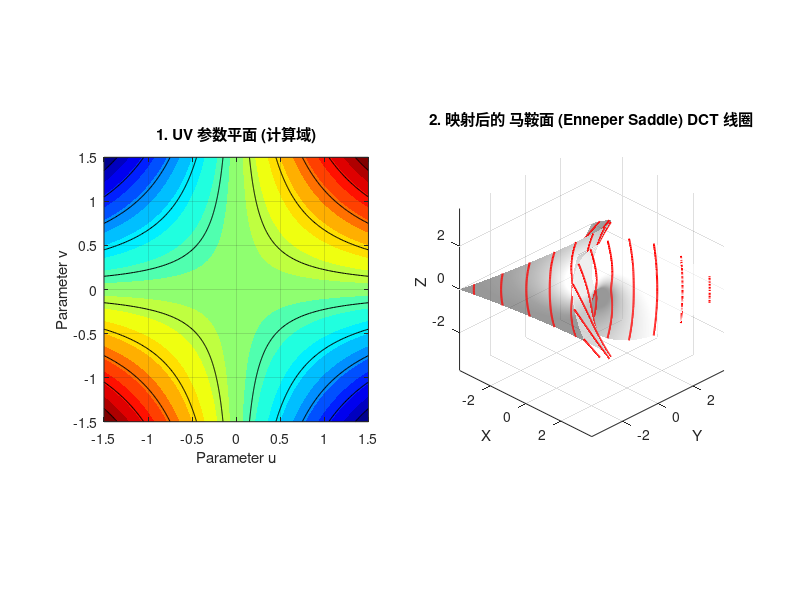

Recreate this plot in MATLAB.
% =========================================================================
% ManifoldDCT_Demo.m
% 基于黎曼流形保角映射的广义 DCT 磁体生成演示
% 支持：1. 螺旋面 (Helicoid) - 用于螺旋加速器/FFAG
%       2. 马鞍面 (Enneper)  - 用于复杂聚焦/偏转磁体
% =========================================================================

clear; clc; close all;

%% 1. 参数配置
% -------------------------------------------------------------------------
% 选择流形类型: 'Helicoid' (螺旋面) 或 'Enneper' (马鞍面)
Manifold_Type = 'Enneper'; 

% 磁场参数 (在 2D 展开平面上的定义)
m_pole = 2;          % 多极数 (2=Dipole场, 3=Quadrupole场...)
N_turns = 5;        % 匝数
Wire_Width = 0.05;   % 视觉上的线宽

% 网格精度
Nu = 100; Nv = 360;

%% 2. 构建保角参数空间 (Conformal UV Domain)
% -------------------------------------------------------------------------
% 这里的 (u, v) 是平直的二维平面，满足拉普拉斯方程
% 所有的物理场计算都在这个平面上完成

if strcmp(Manifold_Type, 'Helicoid')
    % 螺旋面参数范围
    u_range = linspace(-2, 2, Nu);   % 径向参数 (对应 sinh 变换)
    v_range = linspace(0, 2*pi, Nv); % 螺旋角度 (2圈)
    c_const = 10.0;                   % 螺旋节距参数
    
elseif strcmp(Manifold_Type, 'Enneper')
    % 马鞍面参数范围
    u_range = linspace(-1.5, 1.5, Nu);
    v_range = linspace(-1.5, 1.5, Nv);
    c_const = 1.0; % 缩放因子
end

[U, V] = meshgrid(u_range, v_range);

%% 3. 在 UV 平面上设计流函数 (Stream Function)
% -------------------------------------------------------------------------
% 在保角映射下，平直空间的正弦波映射到流形上即为测地线调制的余弦线圈

% 定义流函数 Psi = cos(m*v + k*u) 
% v 对应角向，u 对应轴向/径向
if strcmp(Manifold_Type, 'Helicoid')
    % 螺旋面：沿着螺旋方向 v 进行调制
    Psi = cos(m_pole/2 * V) .* cos(pi * U / max(abs(u_range))); 
else
    % 马鞍面：生成双曲型线圈分布
    Psi = sin(m_pole * atan2(V, U)) .* (U.^2 + V.^2); 
    % 或者简单的波纹： Psi = cos(4*U) .* cos(4*V);
end

% 归一化流函数
Psi = Psi / max(abs(Psi(:)));

%% 4. 执行流形映射 (Mapping to 3D Manifold)
% -------------------------------------------------------------------------
% 关键步骤：将 (u, v) 映射到 (x, y, z)
% 必须保证度规 ds^2 = lambda^2 (du^2 + dv^2) 以维持保角性

X = zeros(size(U)); Y = zeros(size(U)); Z = zeros(size(U));

if strcmp(Manifold_Type, 'Helicoid')
    % --- 螺旋面保角参数化 ---
    % x = c * sinh(u) * cos(v)
    % y = c * sinh(u) * sin(v)
    % z = c * v
    % 这里的 u 不是半径 r，而是 r = c*sinh(u) 的反变换
    
    X = c_const * sinh(U) .* cos(V);
    Y = c_const * sinh(U) .* sin(V);
    Z = c_const * V;
    
    Title_Str = '螺旋面 (Helicoid) DCT 线圈';
    
elseif strcmp(Manifold_Type, 'Enneper')
    % --- 恩内佩尔马鞍面保角参数化 ---
    % 这是一个极小曲面，天然保角
    % 形状类似马鞍，方程 z = x^2 - y^2 的高阶修正版
    
    X = c_const * (U - U.^3/3 + U.*V.^2);
    Y = c_const * (V - V.^3/3 + V.*U.^2);
    Z = c_const * (U.^2 - V.^2);
    
    Title_Str = '马鞍面 (Enneper Saddle) DCT 线圈';
end

%% 5. 提取线圈路径并可视化
% -------------------------------------------------------------------------

figure('Color', 'w', 'Position', [100 100 1200 600]);

% --- 子图1: UV 参数平面 (计算域) ---
subplot(1, 2, 1);
contourf(U, V, Psi, 20, 'LineColor', 'none'); 
colormap(jet); hold on;
% 提取等值线作为线圈
levels = linspace(-0.9, 0.9, N_turns*2);
[C, h] = contour(U, V, Psi, levels, 'k');
title('1. UV 参数平面 (计算域)');
xlabel('Parameter u'); ylabel('Parameter v');
axis equal; grid on;

% --- 子图2: 3D 流形空间 (物理域) ---
subplot(1, 2, 2);
% 绘制半透明曲面作为参考
surf(X, Y, Z, 'FaceColor', [0.9 0.9 0.9], 'EdgeColor', 'none', 'FaceAlpha', 0.6);
hold on;
light; lighting gouraud; 

% 解析并映射线圈路径
i = 1;
while i < size(C, 2)
    lvl = C(1, i);
    num_pts = C(2, i);
    idx_range = (i+1) : (i+num_pts);
    
    u_seg = C(1, idx_range);
    v_seg = C(2, idx_range);
    
    % --- 核心：将 2D 线圈点映射回 3D ---
    if strcmp(Manifold_Type, 'Helicoid')
        x_seg = c_const * sinh(u_seg) .* cos(v_seg);
        y_seg = c_const * sinh(u_seg) .* sin(v_seg);
        z_seg = c_const * v_seg;
    elseif strcmp(Manifold_Type, 'Enneper')
        x_seg = c_const * (u_seg - u_seg.^3/3 + u_seg.*v_seg.^2);
        y_seg = c_const * (v_seg - v_seg.^3/3 + v_seg.*u_seg.^2);
        z_seg = c_const * (u_seg.^2 - v_seg.^2);
    end
    
    % 绘制 3D 导线
    plot3(x_seg, y_seg, z_seg, 'LineWidth', 1.5, 'Color', 'r');
    
    i = i + num_pts + 1;
end

axis equal; grid on;
xlabel('X'); ylabel('Y'); zlabel('Z');
title(['2. 映射后的 ', Title_Str]);
view(45, 30);
camlight;

%% 6. (可选) 计算表面法向量与硬弯 (Hardway Bend)
% 在复杂流形上，导线可能会经历剧烈的侧向弯曲
% 这里计算流形表面的法向量 n
if strcmp(Manifold_Type, 'Helicoid')
    % Helicoid 的解析法向量
    denom = sqrt(c_const^2 * cosh(U).^2); % 度规因子
    % 为了演示简单，这里仅展示度规变化
    fprintf('流形度规因子 Lambda 范围: [%.2f, %.2f]\n', min(denom(:)), max(denom(:)));
end
